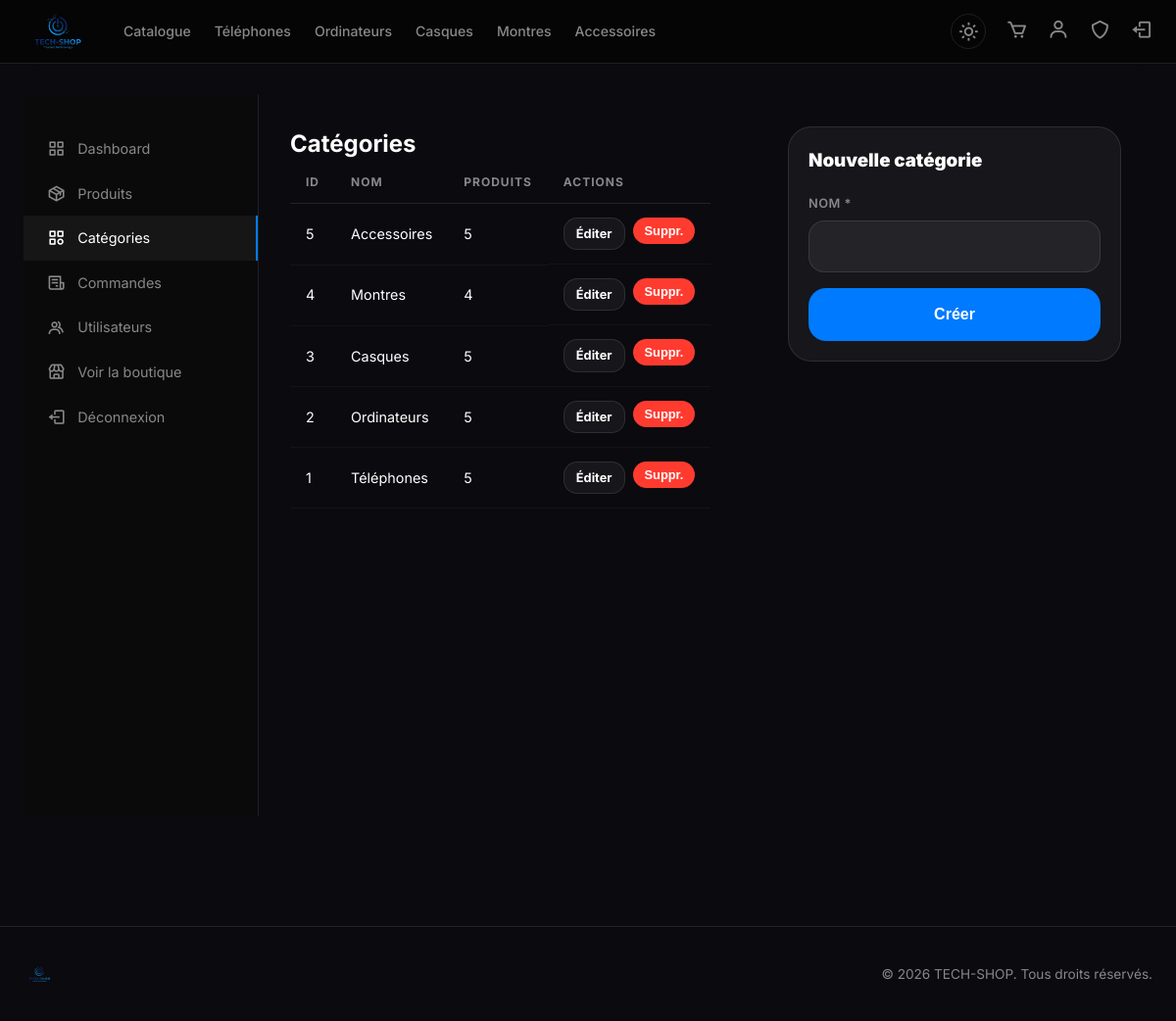
Screenshot of /admin/categories.php (signed in) with the database file from the repository.
### tables this page shows
CREATE TABLE `categories` (
  `category_id` int(11) NOT NULL,
  `name` varchar(100) NOT NULL
);

### admin/categories.php (the view, shortened to what this page needs)
<?php
require_once __DIR__ . '/../config.php';
$cats = $pdo->query("SELECT c.*, COUNT(p.product_id) AS pcount
                     FROM categories c
                     LEFT JOIN products p ON c.category_id = p.category_id
                     GROUP BY c.category_id
                     ORDER BY c.category_id DESC")->fetchAll();
$edit = null;
?>
<!DOCTYPE html>
<?php $theme = isset($_COOKIE['theme']) ? $_COOKIE['theme'] : 'dark'; ?>
<html lang="fr" data-theme="<?php echo htmlspecialchars($theme); ?>">
<head>
    <link href="https://unpkg.com/boxicons@2.1.4/css/boxicons.min.css" rel="stylesheet">
    <link rel="stylesheet" href="../assets/css/style.css">
</head>
<body>
<nav class="navbar">
    <div class="nav-container">
        <a href="../index.php"><img class="nav-logo-img" src="../logo.png" alt="TECH-SHOP"></a>
        <div class="nav-links">
            <a href="../catalog.php">Catalogue</a>
            <a href="../catalog.php?cat=1">Téléphones</a>
            <a href="../catalog.php?cat=2">Ordinateurs</a>
            <a href="../catalog.php?cat=3">Casques</a>
            <a href="../catalog.php?cat=4">Montres</a>
            <a href="../catalog.php?cat=5">Accessoires</a>
        </div>
        <div class="nav-actions">
            <a href="../toggle_theme.php" class="theme-toggle">
                <i class="bx <?php echo ($theme === 'dark') ? 'bx-sun' : 'bx-moon'; ?>"></i>
            </a>
            <a href="../cart.php">
                <i class="bx bx-cart"></i>
            </a>
            <?php if (isset($_SESSION['user_id'])) { ?>
                <a href="../profile.php"><i class="bx bx-user"></i></a>
                <?php if (isset($_SESSION['role']) && $_SESSION['role'] === 'admin') { ?>
                    <a href="index.php"><i class="bx bx-shield"></i></a>
                <?php } ?>
                <a href="../logout.php"><i class="bx bx-log-out"></i></a>
            <?php } else { ?>
                <a href="../login.php"><i class="bx bx-log-in"></i></a>
            <?php } ?>
        </div>
    </div>
</nav>
<main class="main-content">
    <div class="admin-layout">
        <nav class="admin-sidebar">
            <a href="index.php"><i class="bx bx-grid-alt"></i> Dashboard</a>
            <a href="products.php"><i class="bx bx-package"></i> Produits</a>
            <a href="categories.php" class="active"><i class="bx bx-category"></i> Catégories</a>
            <a href="orders.php"><i class="bx bx-receipt"></i> Commandes</a>
            <a href="users.php"><i class="bx bx-group"></i> Utilisateurs</a>
            <a href="../index.php"><i class="bx bx-store"></i> Voir la boutique</a>
            <a href="../logout.php"><i class="bx bx-log-out"></i> Déconnexion</a>
        </nav>
        <div class="admin-main">
            <div style="display:grid;grid-template-columns:1fr 340px;gap:32px;align-items:start">
                <div>
                    <h2 class="section-title">Catégories</h2>
                    <table class="table">
                        <thead>
                            <tr><th>ID</th><th>Nom</th><th>Produits</th><th>Actions</th></tr>
                        </thead>
                        <tbody>
                            <?php foreach ($cats as $c) { ?>
                                <tr>
                                    <td><?php echo $c['category_id']; ?></td>
                                    <td><?php echo htmlspecialchars($c['name']); ?></td>
                                    <td><?php echo $c['pcount']; ?></td>
                                    <td style="display:flex;gap:8px">
                                        <a href="?edit=<?php echo $c['category_id']; ?>" class="btn btn-ghost" style="padding:6px 12px;font-size:.8rem">Éditer</a>
                                        <form method="POST" onsubmit="return confirm('Supprimer cette catégorie ?')">
                                            <button type="submit" name="delete" value="<?php echo $c['category_id']; ?>" class="btn btn-danger" style="padding:6px 12px;font-size:.8rem">Suppr.</button>
                                        </form>
                                    </td>
                                </tr>
                            <?php } ?>
                        </tbody>
                    </table>
                </div>
                <div class="card">
                    <h3 style="margin-bottom:20px;font-weight:900">
                        <?php if ($edit) echo 'Modifier'; else echo 'Nouvelle'; ?> catégorie
                    </h3>
                    <form method="POST">
                        <div class="form-group">
                            <label>Nom *</label>
                            <input type="text" name="name" class="large-input" value="<?php if ($edit) echo htmlspecialchars($edit['name']); ?>" required>
                        </div>
                        <button type="submit" name="save" class="btn btn-primary btn-full">
                            <?php if ($edit) echo 'Mettre à jour'; else echo 'Créer'; ?>
                        </button>
                    </form>
                </div>
            </div>
        </div>
    </div>
</main>
<footer class="footer">
    <div class="footer-inner">
        <img class="nav-logo-img" src="../logo.png" alt="TECH-SHOP" style="height:32px;">
        <div style="display:flex; gap:24px; align-items:center">
            <p>&copy; <?php echo date('Y'); ?> TECH-SHOP. Tous droits réservés.</p>
        </div>
    </div>
</footer>
</body>
</html>

### rows the page displays
categories: category_id "5", name "Accessoires", pcount "5"
categories: category_id "4", name "Montres", pcount "4"
categories: category_id "3", name "Casques", pcount "5"
categories: category_id "2", name "Ordinateurs", pcount "5"
categories: category_id "1", name "Téléphones", pcount "5"
